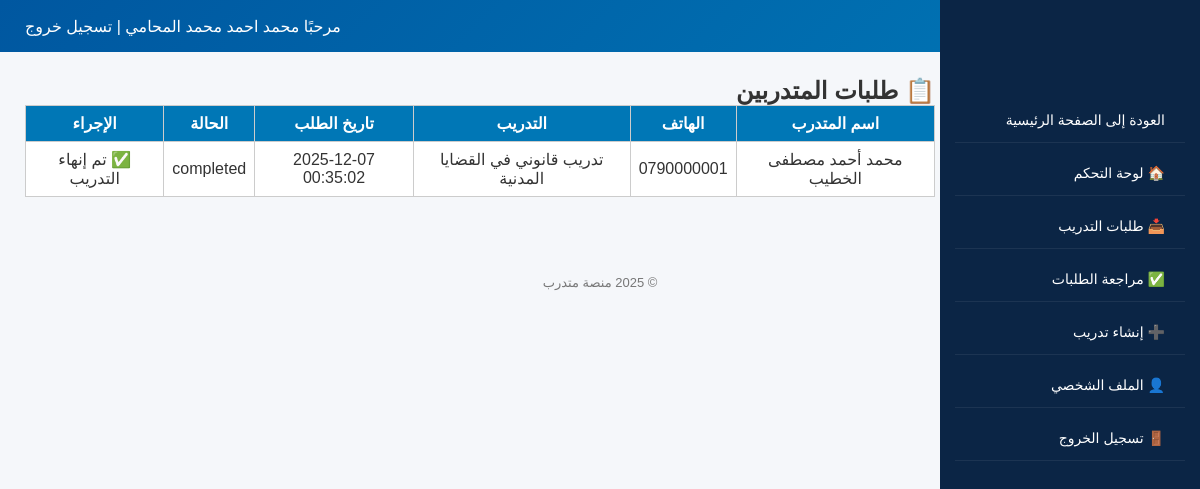
The page /lawyer/applications.php (signed in) on the database its author committed.
### tables this page shows
CREATE TABLE `training_applications` (
  `application_id` int(11) NOT NULL,
  `trainee_id` int(11) NOT NULL,
  `training_id` int(11) NOT NULL,
  `status` enum('pending','accepted','rejected','completed') NOT NULL DEFAULT 'pending',
  `trainee_seen` tinyint(1) NOT NULL DEFAULT 0,
  `applied_at` datetime NOT NULL DEFAULT current_timestamp(),
  `reviewed_at` datetime DEFAULT NULL,
  `notes` text DEFAULT NULL,
  `syndicate_notified` tinyint(1) NOT NULL DEFAULT 0
);

CREATE TABLE `trainees` (
  `trainee_id` int(11) NOT NULL,
  `user_id` int(11) NOT NULL,
  `highschool_certificate` enum('نعم','لا') NOT NULL DEFAULT 'لا',
  `university_degree` enum('بكالوريوس','ماجستير','دكتوراه') DEFAULT NULL,
  `no_conviction_doc` varchar(255) DEFAULT NULL,
  `good_conduct_doc` varchar(255) DEFAULT NULL,
  `social_security` enum('نعم','لا') NOT NULL DEFAULT 'لا',
  `social_security_number` varchar(100) DEFAULT NULL,
  `created_at` datetime NOT NULL DEFAULT current_timestamp(),
  `updated_at` datetime NOT NULL DEFAULT current_timestamp() ON UPDATE current_timestamp(),
  `full_name` varchar(200) DEFAULT NULL,
  `first_name` varchar(100) DEFAULT NULL,
  `father_name` varchar(100) DEFAULT NULL,
  `grandfather_name` varchar(100) DEFAULT NULL,
  `family_name` varchar(100) DEFAULT NULL,
  `national_id` varchar(30) DEFAULT NULL,
  `phone` varchar(30) DEFAULT NULL,
  `email` varchar(150) DEFAULT NULL,
  `home_address` varchar(255) DEFAULT NULL
);

CREATE TABLE `trainings` (
  `training_id` int(11) NOT NULL,
  `lawyer_id` int(11) NOT NULL,
  `title` varchar(200) NOT NULL,
  `description` text DEFAULT NULL,
  `duration_months` int(11) DEFAULT NULL,
  `location` varchar(255) DEFAULT NULL,
  `start_date` date DEFAULT NULL,
  `end_date` date DEFAULT NULL,
  `status` enum('open','closed') NOT NULL DEFAULT 'open',
  `seats` int(11) NOT NULL DEFAULT 1,
  `created_at` datetime NOT NULL DEFAULT current_timestamp(),
  `updated_at` datetime NOT NULL DEFAULT current_timestamp() ON UPDATE current_timestamp()
);

### lawyer/applications.php (the view, shortened to what this page needs)
<?php
require_once("../config/db.php");
$user_id = $_SESSION['user_id'];
$stmt = $pdo->prepare("
    SELECT lawyer_id
    FROM lawyers
    WHERE user_id = ?
");
$stmt->execute([$user_id]);
$lawyer_id = $stmt->fetchColumn();
$stmt = $pdo->prepare("
    SELECT
        ta.application_id AS application_id,
        ta.status,
        ta.applied_at,
        t.title,
        tr.full_name,
        tr.phone,
        tr.email
    FROM training_applications ta
    JOIN trainings t ON ta.training_id = t.training_id
    JOIN trainees  tr ON ta.trainee_id = tr.trainee_id
    WHERE t.lawyer_id = ?
    ORDER BY ta.applied_at DESC
");
$stmt->execute([$lawyer_id]);
$applications = $stmt->fetchAll(PDO::FETCH_ASSOC);
?>
<!DOCTYPE html>
<html lang="ar" dir="rtl">
<head>
<link rel="stylesheet" href="../assets/css/lawyers.css">
</head>
<body>
<?php include("includes/header.php"); ?>
<?php include("includes/sidebar.php"); ?>
<main class="content">
    <h2>📋 طلبات المتدربين</h2>
    <?php if (empty($applications)): ?>
        <p>لا يوجد طلبات حالياً.</p>
    <?php else: ?>
    <table class="table">
        <thead>
        <tr>
            <th>اسم المتدرب</th>
            <th>الهاتف</th>
            <th>التدريب</th>
            <th>تاريخ الطلب</th>
            <th>الحالة</th>
            <th>الإجراء</th>
        </tr>
        </thead>
        <tbody>
        <?php foreach($applications as $row): ?>
        <tr>
            <td><?= htmlspecialchars($row['full_name']) ?></td>
            <td><?= htmlspecialchars($row['phone']) ?></td>
            <td><?= htmlspecialchars($row['title']) ?></td>
            <td><?= htmlspecialchars($row['applied_at']) ?></td>
            <td>
                <span class="status <?= $row['status'] ?>">
                    <?= $row['status'] ?>
                </span>
            </td>
            <td>
                <?php if ($row['status'] == 'pending'): ?>
                    <a class="btn approve" href="review.php?id=<?= $row['application_id'] ?>">قبول / رفض</a>
                <?php elseif ($row['status'] == 'completed'): ?>
                    <span class="done-label">✅ تم إنهاء التدريب</span>
                <?php else: ?>
                    <span>-</span>
                <?php endif; ?>
            </td>
        </tr>
        <?php endforeach; ?>
        </tbody>
    </table>
    <?php endif; ?>
</main>
<?php include("includes/footer.php"); ?>
</body>
</html>

### assets/css/lawyers.css (style rules this page uses)
.content { margin-right:240px; padding:20px; }
.table { width:100%; border-collapse:collapse; }
.table th,.table td { border:1px solid #ccc; padding:8px; text-align:center; }
body { margin: 0; font-family: "Tajawal", Arial, sans-serif; background: #f5f7fb; direction: rtl; color: #333; }
h2, h3 { margin: 0; }
.content { margin-right: 240px; padding: 30px; }
table { width: 100%; border-collapse: collapse; }
table thead { background: #0077b6; color: #fff; }
table th, table td { padding: 10px; text-align: center; border-bottom: 1px solid #eee; }
body { font-family: Arial; background:#f5f7fa; }
.content { padding:25px; }
.table { width:100%; border-collapse:collapse; background:white; }
th, td { padding:10px; text-align:center; border:1px solid #ddd; }

### rows shown on the page
training_applications: trainee.full_name "محمد أحمد مصطفى الخطيب", trainee.phone "0790000001", training.title "تدريب قانوني في القضايا المدنية", applied_at "2025-12-07 00:35:02", status "completed", shows "✅ تم إنهاء التدريب"

### other values the page prints
$_SESSION['full_name'] "محمد احمد محمد المحامي"
